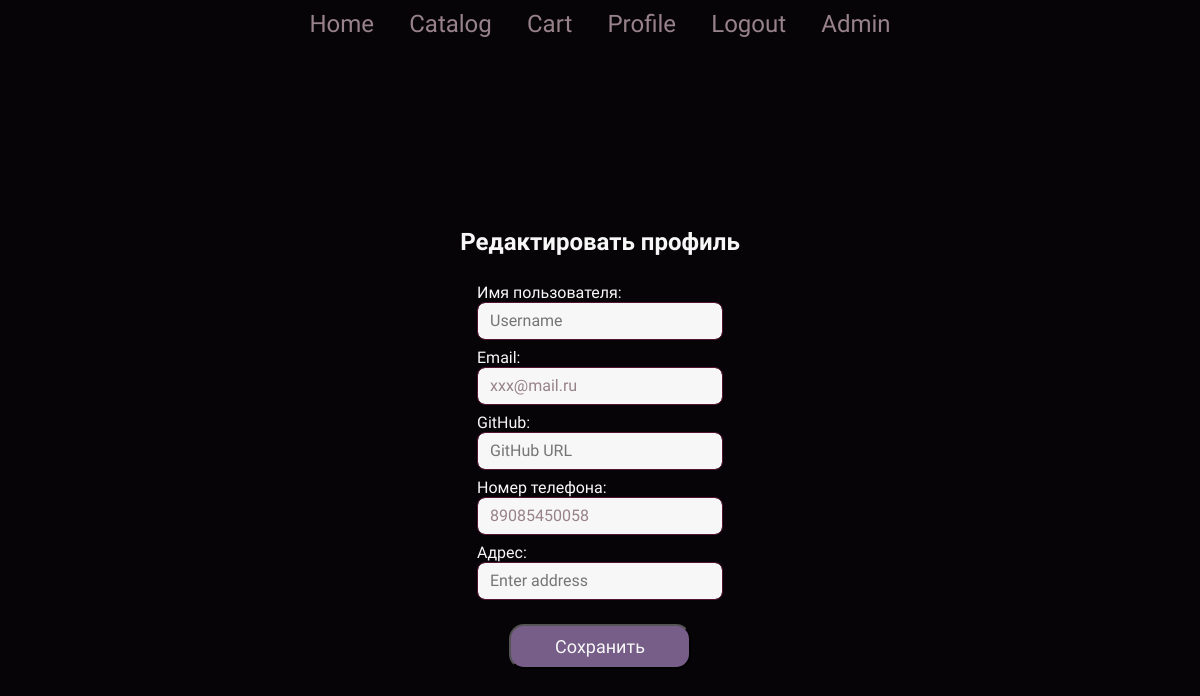
The app's page /edit_profile/ (signed in), older data.
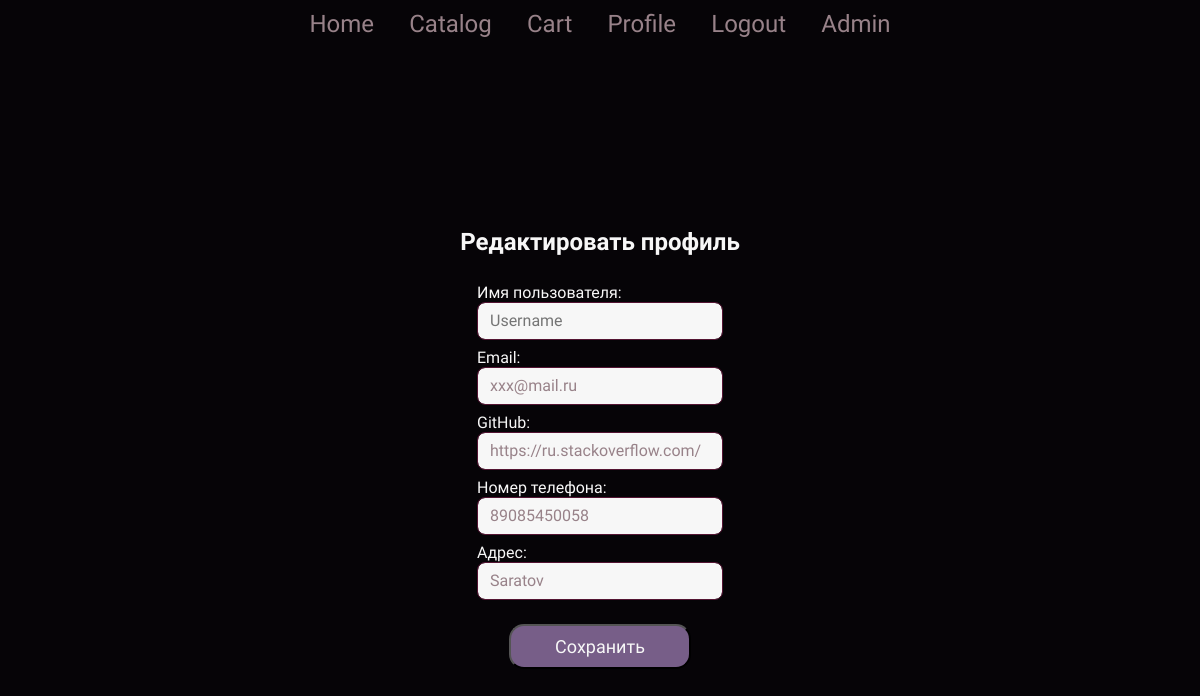
The same page, newer data.
### login/models.py (models this page shows, shortened)
class Profile(models.Model):
    user = models.OneToOneField(User, on_delete=models.CASCADE)
    phone_number = models.CharField(max_length=15, blank=True)
    email = models.EmailField(blank=True)
    github_url = models.URLField(blank=True)
    address = models.CharField(max_length=50, blank=True)

### login/views.py (the view)
# urls.py: path('edit_profile/', edit_profile, name='edit_profile'),
@login_required
def edit_profile(request):
    profile = request.user.profile
    if request.method == 'POST':
        form = ProfileForm(request.POST, instance=profile)
        if form.is_valid():
            form.save()
            return redirect('view_profile')
    else:
        form = ProfileForm(instance=profile)
    return render(request, 'edit_profile.html', {'form': form})

### login/forms.py
class ProfileForm(forms.ModelForm):
    username = forms.CharField(label='Имя пользователя', widget=forms.TextInput(attrs={
        'class': 'form-control',
        'placeholder': 'Username',
    })
    )
    email = forms.EmailField(
        widget=forms.EmailInput(attrs={
            'class': 'form-control',
            'placeholder': 'Enter your email'
    }), required=True
    )
    phone_number = forms.CharField(
        label="Номер телефона",
        widget=forms.TextInput(attrs={
            'class': 'form-control',
            'placeholder': 'Enter phone number',
        })
    )
    github_url = forms.CharField(
        label="GitHub",
        widget=forms.TextInput(attrs={
            'class': 'form-control',
            'placeholder': 'GitHub URL',
        })
    )
    address = forms.CharField(
        label="Адрес",
        widget=forms.TextInput(attrs={
            'class': 'form-control',
            'placeholder': 'Enter address',
        })
    )
    class Meta:
        model = Profile
        fields = ['username', 'email','github_url', 'phone_number', 'address']

### static/templates/templates/edit_profile.html (shortened to what this page needs)
{% extends "index.html" %}
{% block content %}
<div class="container">
    <form method="POST" novalidate class="edit_profile">
        <h2>Редактировать профиль</h2><br>
        <div>
            {% for field in form %}
            <div class="formFields">
                {{field.label_tag}}
                {{field}}
            </div>
            {% endfor %}
        </div>
        <button type="submit" class="buy-now-button">Сохранить</button>
    </form>
</div>
{% endblock %}

Row changes from the older to the newer data that the page shows:
changed Profile "xxx@mail.ru": github_url (not shown) → "https://ru.stackoverflow.com/"; address (not shown) → "Saratov"
